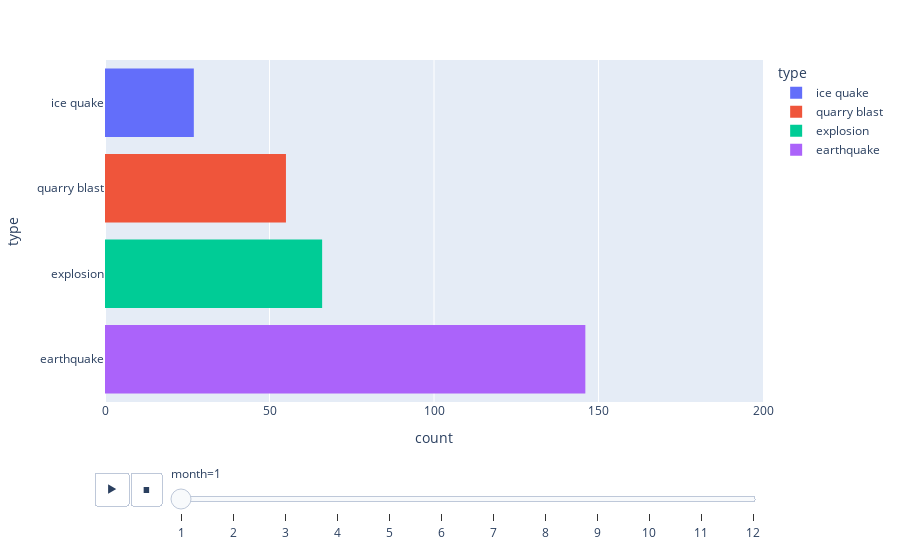

The code cell stored with this chart in its notebook:
### Code cell
#Interactive plot showing the number of each quake per month.
df.sort_values('month',inplace=True)
fig = px.histogram(df, y="type", animation_frame="month",
            range_x=[0,200], color='type')

fig.show()

### Figure 1 — Plotly figure (JSON) as saved in the notebook; plotly's stock layout.template omitted (floating-point values rounded to 4 significant figures; data arrays with more than 128 entries replaced by an {"elided": "..."} marker saying what was removed)
{"data": [{"alignmentgroup": "True", "bingroup": "y", "hovertemplate": "type=%{y}<br>month=1<br>count=%{x}<extra></extra>", "legendgroup": "ice quake", "marker": {"color": "#636efa", "pattern": {"shape": ""}}, "name": "ice quake", "offsetgroup": "ice quake", "orientation": "h", "showlegend": true, "type": "histogram", "xaxis": "x", "y": ["ice quake", "ice quake", "ice quake", "ice quake", "ice quake", "ice quake", "ice quake", "ice quake", "ice quake", "ice quake", "ice quake", "ice quake", "ice quake", "ice quake", "ice quake", "ice quake", "ice quake", "ice quake", "ice quake", "ice quake", "ice quake", "ice quake", "ice quake", "ice quake", "ice quake", "ice quake", "ice quake"], "yaxis": "y"}, {"alignmentgroup": "True", "bingroup": "y", "hovertemplate": "type=%{y}<br>month=1<br>count=%{x}<extra></extra>", "legendgroup": "quarry blast", "marker": {"color": "#EF553B", "pattern": {"shape": ""}}, "name": "quarry blast", "offsetgroup": "quarry blast", "orientation": "h", "showlegend": true, "type": "histogram", "xaxis": "x", "y": ["quarry blast", "quarry blast", "quarry blast", "quarry blast", "quarry blast", "quarry blast", "quarry blast", "quarry blast", "quarry blast", "quarry blast", "quarry blast", "quarry blast", "quarry blast", "quarry blast", "quarry blast", "quarry blast", "quarry blast", "quarry blast", "quarry blast", "quarry blast", "quarry blast", "quarry blast", "quarry blast", "quarry blast", "quarry blast", "quarry blast", "quarry blast", "quarry blast", "quarry blast", "quarry blast", "quarry blast", "quarry blast", "quarry blast", "quarry blast", "quarry blast", "quarry blast", "quarry blast", "quarry blast", "quarry blast", "quarry blast", "quarry blast", "quarry blast", "quarry blast", "quarry blast", "quarry blast", "quarry blast", "quarry blast", "quarry blast", "quarry blast", "quarry blast", "quarry blast", "quarry blast", "quarry blast", "quarry blast", "quarry blast"], "yaxis": "y"}, {"alignmentgroup": "True", "bingroup": "y", "hovertemplate": "type=%{y}<br>month=1<br>count=%{x}<extra></extra>", "legendgroup": "explosion", "marker": {"color": "#00cc96", "pattern": {"shape": ""}}, "name": "explosion", "offsetgroup": "explosion", "orientation": "h", "showlegend": true, "type": "histogram", "xaxis": "x", "y": ["explosion", "explosion", "explosion", "explosion", "explosion", "explosion", "explosion", "explosion", "explosion", "explosion", "explosion", "explosion", "explosion", "explosion", "explosion", "explosion", "explosion", "explosion", "explosion", "explosion", "explosion", "explosion", "explosion", "explosion", "explosion", "explosion", "explosion", "explosion", "explosion", "explosion", "explosion", "explosion", "explosion", "explosion", "explosion", "explosion", "explosion", "explosion", "explosion", "explosion", "explosion", "explosion", "explosion", "explosion", "explosion", "explosion", "explosion", "explosion", "explosion", "explosion", "explosion", "explosion", "explosion", "explosion", "explosion", "explosion", "explosion", "explosion", "explosion", "explosion", "explosion", "explosion", "explosion", "explosion", "explosion", "explosion"], "yaxis": "y"}, {"alignmentgroup": "True", "bingroup": "y", "hovertemplate": "type=%{y}<br>month=1<br>count=%{x}<extra></extra>", "legendgroup": "earthquake", "marker": {"color": "#ab63fa", "pattern": {"shape": ""}}, "name": "earthquake", "offsetgroup": "earthquake", "orientation": "h", "showlegend": true, "type": "histogram", "xaxis": "x", "y": {"elided": "146 str values"}, "yaxis": "y"}], "layout": {"barmode": "relative", "legend": {"title": {"text": "type"}, "tracegroupgap": 0}, "margin": {"t": 60}, "sliders": [{"active": 0, "currentvalue": {"prefix": "month="}, "len": 0.9, "pad": {"b": 10, "t": 60}, "steps": [{"args": [["1"], {"frame": {"duration": 0, "redraw": true}, "fromcurrent": true, "mode": "immediate", "transition": {"duration": 0, "easing": "linear"}}], "label": "1", "method": "animate"}, {"args": [["2"], {"frame": {"duration": 0, "redraw": true}, "fromcurrent": true, "mode": "immediate", "transition": {"duration": 0, "easing": "linear"}}], "label": "2", "method": "animate"}, {"args": [["3"], {"frame": {"duration": 0, "redraw": true}, "fromcurrent": true, "mode": "immediate", "transition": {"duration": 0, "easing": "linear"}}], "label": "3", "method": "animate"}, {"args": [["4"], {"frame": {"duration": 0, "redraw": true}, "fromcurrent": true, "mode": "immediate", "transition": {"duration": 0, "easing": "linear"}}], "label": "4", "method": "animate"}, {"args": [["5"], {"frame": {"duration": 0, "redraw": true}, "fromcurrent": true, "mode": "immediate", "transition": {"duration": 0, "easing": "linear"}}], "label": "5", "method": "animate"}, {"args": [["6"], {"frame": {"duration": 0, "redraw": true}, "fromcurrent": true, "mode": "immediate", "transition": {"duration": 0, "easing": "linear"}}], "label": "6", "method": "animate"}, {"args": [["7"], {"frame": {"duration": 0, "redraw": true}, "fromcurrent": true, "mode": "immediate", "transition": {"duration": 0, "easing": "linear"}}], "label": "7", "method": "animate"}, {"args": [["8"], {"frame": {"duration": 0, "redraw": true}, "fromcurrent": true, "mode": "immediate", "transition": {"duration": 0, "easing": "linear"}}], "label": "8", "method": "animate"}, {"args": [["9"], {"frame": {"duration": 0, "redraw": true}, "fromcurrent": true, "mode": "immediate", "transition": {"duration": 0, "easing": "linear"}}], "label": "9", "method": "animate"}, {"args": [["10"], {"frame": {"duration": 0, "redraw": true}, "fromcurrent": true, "mode": "immediate", "transition": {"duration": 0, "easing": "linear"}}], "label": "10", "method": "animate"}, {"args": [["11"], {"frame": {"duration": 0, "redraw": true}, "fromcurrent": true, "mode": "immediate", "transition": {"duration": 0, "easing": "linear"}}], "label": "11", "method": "animate"}, {"args": [["12"], {"frame": {"duration": 0, "redraw": true}, "fromcurrent": true, "mode": "immediate", "transition": {"duration": 0, "easing": "linear"}}], "label": "12", "method": "animate"}], "x": 0.1, "xanchor": "left", "y": 0, "yanchor": "top"}], "updatemenus": [{"buttons": [{"args": [null, {"frame": {"duration": 500, "redraw": true}, "fromcurrent": true, "mode": "immediate", "transition": {"duration": 500, "easing": "linear"}}], "label": "&#9654;", "method": "animate"}, {"args": [[null], {"frame": {"duration": 0, "redraw": true}, "fromcurrent": true, "mode": "immediate", "transition": {"duration": 0, "easing": "linear"}}], "label": "&#9724;", "method": "animate"}], "direction": "left", "pad": {"r": 10, "t": 70}, "showactive": false, "type": "buttons", "x": 0.1, "xanchor": "right", "y": 0, "yanchor": "top"}], "xaxis": {"anchor": "y", "domain": [0, 1], "range": [0, 200], "title": {"text": "count"}}, "yaxis": {"anchor": "x", "categoryarray": ["earthquake", "explosion", "quarry blast", "ice quake"], "categoryorder": "array", "domain": [0, 1], "title": {"text": "type"}}}}
